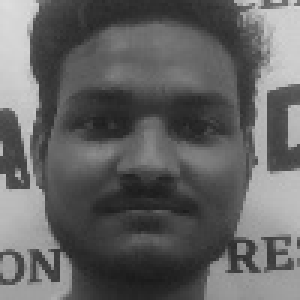
#> input picture faces/student_1.jpg, 100 x 100 px (shown 3 times larger)
$ python -i robust_face_recognition.py   (imports and definitions only)   (older library calls are emulated)
#> lines starting #> are read from the running program, lines starting #| are printed output that depends on the picture
"""
Enhanced facial recognition module that works with Google Drive URLs using robust feature matching
"""
import cv2
import numpy as np
import os
import json
import requests
from pathlib import Path
from PIL import Image
from io import BytesIO
import logging
from typing import List, Dict, Optional, Tuple

class EnhancedFaceRecognition:
    def __init__(self, faces_dir: str = "faces"):
        self.faces_dir = Path(faces_dir)
        self.faces_dir.mkdir(exist_ok=True)
        self.face_data_file = self.faces_dir / "face_data.json"
        self.features_file = self.faces_dir / "face_features.json"
        self.face_data = {}
        self.face_features = {}

        # Initialize OpenCV face detector
        self.face_cascade = cv2.CascadeClassifier(cv2.data.haarcascades + 'haarcascade_frontalface_default.xml')

        self.load_face_data()
        self.load_face_features()

    def load_face_data(self):
        """Load face data from file"""
        if self.face_data_file.exists():
            try:
                with open(self.face_data_file, 'r') as f:
                    self.face_data = json.load(f)
            except Exception as e:
                logging.error(f"Error loading face data: {e}")
                self.face_data = {}

    # [7 lines left out: function save_face_data, not called in this run]

    def load_face_features(self):
        """Load face features from file"""
        if self.features_file.exists():
            try:
                with open(self.features_file, 'r') as f:
                    data = json.load(f)
                    # Convert back to numpy arrays
                    self.face_features = {k: np.array(v) for k, v in data.items()}
            except Exception as e:
                logging.error(f"Error loading face features: {e}")
                self.face_features = {}

    # [27 lines left out: functions save_face_features, download_image_from_url, not called in this run]

    def extract_face_features(self, face_img: np.ndarray) -> np.ndarray:
        """Extract robust features from face image"""
        try:
            # Resize to standard size
            face_img = cv2.resize(face_img, (100, 100))

            # Apply multiple preprocessing steps
            # 1. Histogram equalization
            face_img = cv2.equalizeHist(face_img)

            # 2. Gaussian blur to reduce noise
            face_img = cv2.GaussianBlur(face_img, (3, 3), 0)

            # 3. Normalize pixel values
            face_img = cv2.normalize(face_img, None, 0, 255, cv2.NORM_MINMAX)

            # 4. Extract multiple feature types
            features = []

            # LBP histogram
            lbp = self.calculate_lbp(face_img, 1, 8)
            lbp_hist, _ = np.histogram(lbp.ravel(), bins=256, range=(0, 256))
            lbp_hist = lbp_hist.astype(float)
            lbp_hist /= (lbp_hist.sum() + 1e-7)
            features.extend(lbp_hist)

            # Gradient features
            grad_x = cv2.Sobel(face_img, cv2.CV_64F, 1, 0, ksize=3)
            grad_y = cv2.Sobel(face_img, cv2.CV_64F, 0, 1, ksize=3)
            grad_mag = np.sqrt(grad_x**2 + grad_y**2)
            grad_hist, _ = np.histogram(grad_mag.ravel(), bins=50, range=(0, 255))
            grad_hist = grad_hist.astype(float)
            grad_hist /= (grad_hist.sum() + 1e-7)
            features.extend(grad_hist)

            # Intensity histogram
            intensity_hist, _ = np.histogram(face_img.ravel(), bins=50, range=(0, 255))
            intensity_hist = intensity_hist.astype(float)
            intensity_hist /= (intensity_hist.sum() + 1e-7)
            features.extend(intensity_hist)

            return np.array(features)

        except Exception as e:
            logging.error(f"Error extracting face features: {e}")
            return None

    def calculate_lbp(self, image: np.ndarray, radius: int, n_points: int) -> np.ndarray:
        """Calculate Local Binary Pattern"""
        try:
            rows, cols = image.shape
            lbp = np.zeros((rows, cols), dtype=np.uint8)

            for i in range(radius, rows - radius):
                for j in range(radius, cols - radius):
                    center = image[i, j]
                    pattern = 0

                    for p in range(n_points):
                        # Calculate neighbor coordinates
                        angle = 2 * np.pi * p / n_points
                        x = int(i + radius * np.cos(angle))
                        y = int(j + radius * np.sin(angle))

                        # Compare with center
                        if x >= 0 and x < rows and y >= 0 and y < cols:
                            if image[x, y] >= center:
                                pattern |= (1 << p)

                    lbp[i, j] = pattern

            return lbp

        except Exception as e:
            logging.error(f"Error calculating LBP: {e}")
            return image

    def calculate_feature_similarity(self, features1: np.ndarray, features2: np.ndarray) -> float:
        """Calculate similarity between feature vectors"""
        try:
            # Cosine similarity
            dot_product = np.dot(features1, features2)
            norms = np.linalg.norm(features1) * np.linalg.norm(features2)
            if norms == 0:
                return 0.0
            cosine_sim = dot_product / norms

            # Euclidean distance (converted to similarity)
            euclidean_dist = np.linalg.norm(features1 - features2)
            euclidean_sim = 1.0 / (1.0 + euclidean_dist)

            # Correlation coefficient
            correlation = np.corrcoef(features1, features2)[0, 1]
            if np.isnan(correlation):
                correlation = 0.0

            # Combined similarity
            combined = (0.4 * cosine_sim + 0.3 * euclidean_sim + 0.3 * correlation)
            return max(0.0, min(1.0, combined))

        except Exception as e:
            logging.error(f"Error calculating feature similarity: {e}")
            return 0.0

    # [57 lines left out: function extract_and_save_face, not called in this run]

    def recognize_face_from_image(self, image: np.ndarray, threshold: float = 0.5) -> Optional[Dict]:
        """Recognize face from image using feature matching"""
        try:
            # Convert to grayscale
            gray = cv2.cvtColor(image, cv2.COLOR_BGR2GRAY)

            # Detect faces
            faces = self.face_cascade.detectMultiScale(gray, 1.1, 4)

            if len(faces) == 0:
                return None

            # Take the largest face
            face = max(faces, key=lambda x: x[2] * x[3])
            x, y, w, h = face

            # Extract face region with padding
            padding = int(min(w, h) * 0.1)
            x = max(0, x - padding)
            y = max(0, y - padding)
            w = min(gray.shape[1] - x, w + 2*padding)
            h = min(gray.shape[0] - y, h + 2*padding)

            uploaded_face = gray[y:y+h, x:x+w]

            # Extract features from uploaded face
            uploaded_features = self.extract_face_features(uploaded_face)
            if uploaded_features is None:
                return None

            # Compare with all stored features
            best_match = None
            best_similarity = 0.0

            for student_id, stored_features in self.face_features.items():
                similarity = self.calculate_feature_similarity(uploaded_features, stored_features)

                if similarity > best_similarity and similarity > threshold:
                    best_similarity = similarity
                    best_match = {
                        'student_id': student_id,
                        'confidence': similarity * 100,  # Convert to percentage
                        'similarity': similarity
                    }

            return best_match

        except Exception as e:
            logging.error(f"Error recognizing face: {e}")
            return None

    # [52 lines left out: functions recognize_face_from_url, process_all_students_from_db, get_statistics, not called in this run]

# Create global instance
enhanced_face_recognizer = EnhancedFaceRecognition()
#> (reads faces/face_data.json from the repository)
#> (reads faces/face_features.json from the repository)

>>> import cv2
>>> picture = cv2.imread('../faces/student_1.jpg')
#> picture is the input picture: shape (100, 100, 3); min 26, max 221, mean 98.9
>>> result = EnhancedFaceRecognition().recognize_face_from_image(picture)
#> in recognize_face_from_image, `faces = self.face_cascade.detectMultiScale(gray, 1.1, 4)`: faces = [[9, 9, 81, 81]]
#> in recognize_face_from_image, `face = max(faces, key=lambda x: x[2] * x[3])`: face = [9, 9, 81, 81]
#> in recognize_face_from_image, `x, y, w, h = face`: x = 9; w = 81
#> in recognize_face_from_image, `padding = int(min(w, h) * 0.1)`: padding = 8
#> in recognize_face_from_image, `x = max(0, x - padding)`: x = 1
#> in recognize_face_from_image, `w = min(gray.shape[1] - x, w + 2*padding)`: w = 97
#> in recognize_face_from_image, `uploaded_face = gray[y:y+h, x:x+w]`:
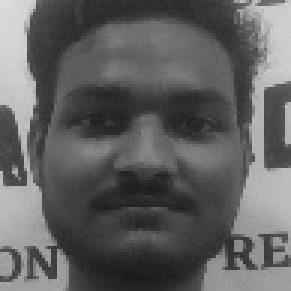
#> uploaded_face: shape (97, 97) (shown 3 times larger); min 26, max 221, mean 96.6
#> in extract_face_features, `face_img = cv2.equalizeHist(face_img)`:
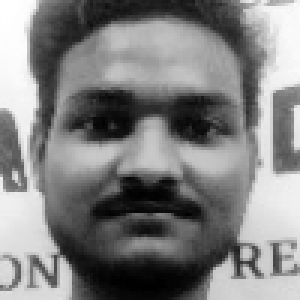
#> face_img: shape (100, 100) (shown 3 times larger); min 0, max 255, mean 128.4
#> in extract_face_features, `face_img = cv2.GaussianBlur(face_img, (3, 3), 0)`:
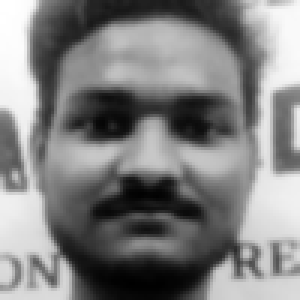
#> face_img: shape (100, 100) (shown 3 times larger); min 0, max 255, mean 128.4
#> after the loop in calculate_lbp, `for i in range(radius, rows - radius):`:
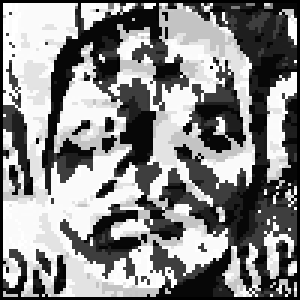
#> lbp: shape (100, 100) (shown 3 times larger); min 0, max 255, mean 135.2
#> in extract_face_features, `lbp_hist, _ = np.histogram(lbp.ravel(), bins=256, range=(0, 256))`: lbp_hist = 256 values, max 1574 at index 250, min 0 at index 1, mean 39.06
#> in extract_face_features, `lbp_hist /= (lbp_hist.sum() + 1e-7)`: lbp_hist = 256 values, max 0.157 at index 250, min 0 at index 1, mean 0.00391
#> in extract_face_features, `grad_x = cv2.Sobel(face_img, cv2.CV_64F, 1, 0, ksize=3)`:
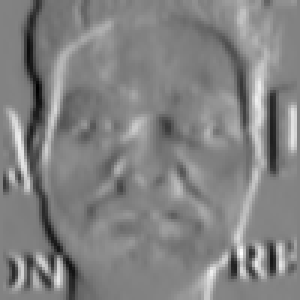
#> grad_x: shape (100, 100) float64 (shown 3 times larger); min -482, max 462, mean 0.7; drawn with min black and max white
#> in extract_face_features, `grad_y = cv2.Sobel(face_img, cv2.CV_64F, 0, 1, ksize=3)`:
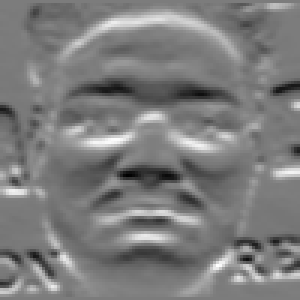
#> grad_y: shape (100, 100) float64 (shown 3 times larger); min -373, max 394, mean 1.9; drawn with min black and max white
#> in extract_face_features, `grad_mag = np.sqrt(grad_x**2 + grad_y**2)`:
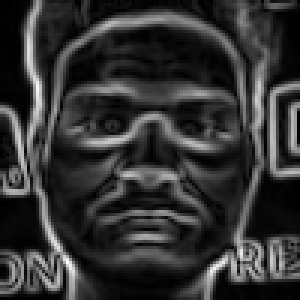
#> grad_mag: shape (100, 100) float64 (shown 3 times larger); min 0, max 497.6, mean 100.7; drawn with min black and max white
#> in extract_face_features, `grad_hist, _ = np.histogram(grad_mag.ravel(), bins=50, range=(0, 255))`: grad_hist = 50 values, max 542 at index 2, min 51 at index 48, mean 181.5
#> in extract_face_features, `grad_hist /= (grad_hist.sum() + 1e-7)`: grad_hist = 50 values, max 0.0597 at index 2, min 0.00562 at index 48, mean 0.02
#> in extract_face_features, `intensity_hist, _ = np.histogram(face_img.ravel(), bins=50, range=(0, ..`: intensity_hist = 50 values, max 286 at index 30, min 125 at index 39, mean 200
#> in extract_face_features, `intensity_hist /= (intensity_hist.sum() + 1e-7)`: intensity_hist = 50 values, max 0.0286 at index 30, min 0.0125 at index 39, mean 0.02
#> in recognize_face_from_image, `uploaded_features = self.extract_face_features(uploaded_face)`: uploaded_features = 356 values, max 0.157 at index 250, min 0 at index 1, mean 0.00843
#> the loop in recognize_face_from_image, `for student_id, stored_features in self.face_features.items():` made 5 passes
#> (dot_product in calculate_feature_similarity, norms in calculate_feature_similarity, cosine_sim in calculate_feature_similarity, euclidean_dist in calculate_feature_similarity, euclidean_sim in calculate_feature_similarity, combined in calculate_feature_similarity, similarity) on pass 1: (0.136, 0.136, 0.998, 0.0262, 0.975, 0.99, 0.99)
#> (dot_product in calculate_feature_similarity, norms in calculate_feature_similarity, cosine_sim in calculate_feature_similarity, euclidean_dist in calculate_feature_similarity, euclidean_sim in calculate_feature_similarity, combined in calculate_feature_similarity, similarity) on passes 2 to 5: (0.134, 0.137, 0.978, 0.0773, 0.928, 0.962, 0.962), (0.137, 0.14, 0.976, 0.0827, 0.924, 0.959, 0.959), (0.136, 0.141, 0.968, 0.0955, 0.913, 0.949, 0.949), (0.128, 0.222, 0.576, 0.491, 0.671, 0.591, 0.591)
#> after the loop in recognize_face_from_image, `for student_id, stored_features in self.face_features.items():`: best_similarity = 0.99
#> result = {'student_id': '1', 'confidence': 99.04, 'similarity': 0.99}
